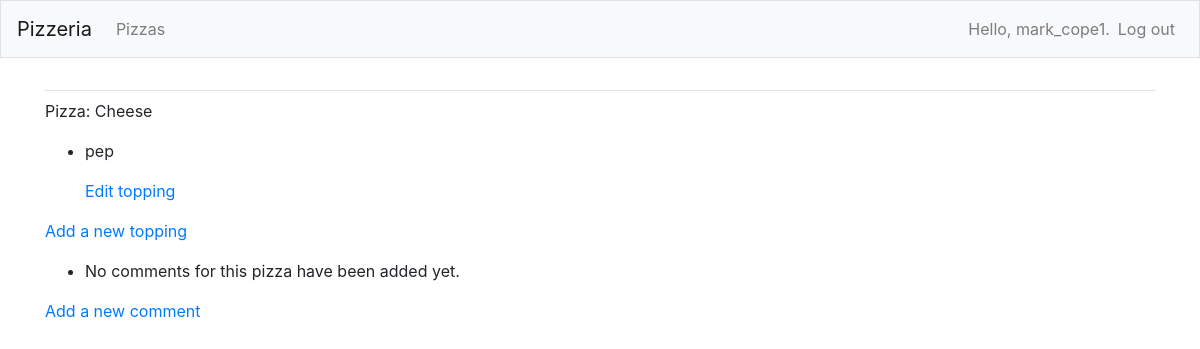
Before: /pizzas/1/ (signed in) with the older database file.
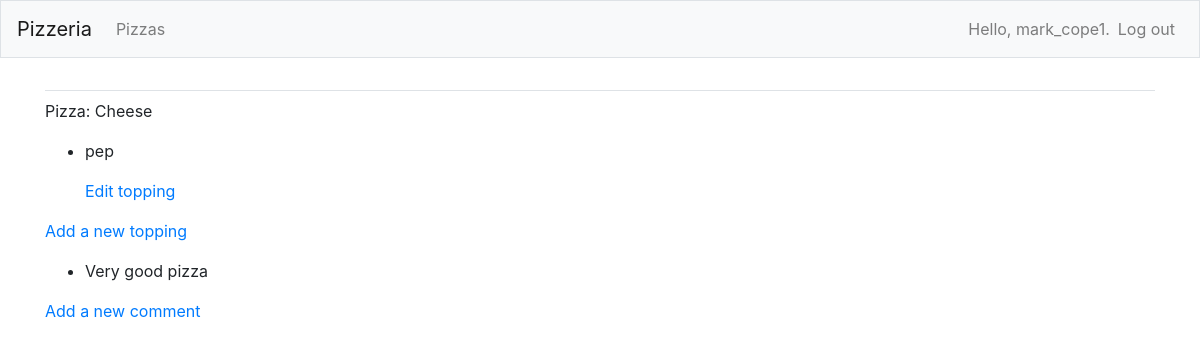
After: the same page with the newer database file.
### pizza/models.py (models this page shows, shortened)
class Pizza(models.Model):
    name = models.CharField(max_length = 200)
    date = models.DateTimeField(auto_now_add=True)

class Topping(models.Model):
    pizza = models.ForeignKey(Pizza, on_delete=models.CASCADE)
    name = models.CharField(max_length = 200)
    date_added = models.DateTimeField(auto_now_add=True)

class Comment(models.Model):
    pizza = models.ForeignKey(Pizza, on_delete=models.CASCADE)
    name = models.CharField(max_length = 200)
    date_added = models.DateTimeField(auto_now_add=True)

### pizza/views.py (the view)
# urls.py: path('pizzas/<int:pizza_id>/', views.pizza, name='pizza'),
@login_required
def pizza(request, pizza_id):
    pizza = Pizza.objects.get(id=pizza_id)
    toppings = pizza.topping_set.order_by('-date_added')
    comments = pizza.comment_set.order_by('-date_added')
    context = {'pizza':pizza, 'toppings':toppings, 'comments':comments}
    return render(request, 'pizza/pizza.html', context)

### pizza/templates/pizza/pizza.html (shortened to what this page needs)
{% extends "pizza/base.html" %}
{% block content%}
    <p>Pizza: {{ pizza.name }}</p>
    <ul>
        {% for topping in toppings %}
        <li>
            <p>{{ topping.name|linebreaks }}</p>
            <p>
                <a href="{% url 'pizza:edit_topping' topping.id %}">Edit topping</a>
            </p>
        </li>
        {% empty %}
            <li>No toppings for this pizza have been added yet.</li>
        {% endfor %}
    </ul>
    <p>
        <a href="{% url 'pizza:new_topping' pizza.id %}">Add a new topping</a>
    </p>
    <ul>
        {% for comment in comments %}
        <li>
            <p> {{ comment.name|linebreaks }}</p>
        </li>
        {% empty %}
            <li>No comments for this pizza have been added yet.</li>
        {% endfor %}
    </ul>
    <p>
        <a href="{% url 'pizza:new_comment' pizza.id %}">Add a new comment</a>
    </p>
{% endblock content %}

### pizza/templates/pizza/base.html (shortened to what this page needs)
{% load bootstrap4 %}
<!doctype html>
<html lang="en">
<head>
    {% bootstrap_css %}
</head>
<body>
    <nav class="navbar navbar-expand-md navbar-light bg-light mb-4 border">
        <a class="navbar-brand" href="{% url 'pizza:index'%}">
            Pizzeria</a>
        <div class="collapse navbar-collapse" id="navbarCollapse">
            <ul class="navbar-nav mr-auto">
                <li class="nav item">
                    <a class="nav-link" href="{% url 'pizza:pizzas'%}">
                        Pizzas</a></li>
            </ul>
            <ul class="navbar-nav ml auto">
                {% if user.is_authenticated %}
                   <li class="nav-item">
                       <span class="navbar-text"}">Hello, {{user.username}}.</span>
                   </li>
                   <li class="nav-item">
                       <a class="nav-link" href="{% url 'users:logout' %}">Log out</a>
                   </li>
                {% else%}
                   <li class="nav-item">
                       <a class="nav-link" href="{% url 'users:login' %}">Log in</a></li>
                {% endif %}
            </ul>
        </div>
    </nav>
    <main role="main" class="container">
        <div class="pb-2 mb-2 border-bottom">
        </div>
        <div>
            {% block content %}{% endblock content %}
        </div>
    </main>
</body>
</html>

Changed rows visible on the page:
added Comment: name "Very good pizza"
Other visible differences:
text no longer shown: "No comments for this pizza have been added yet."
